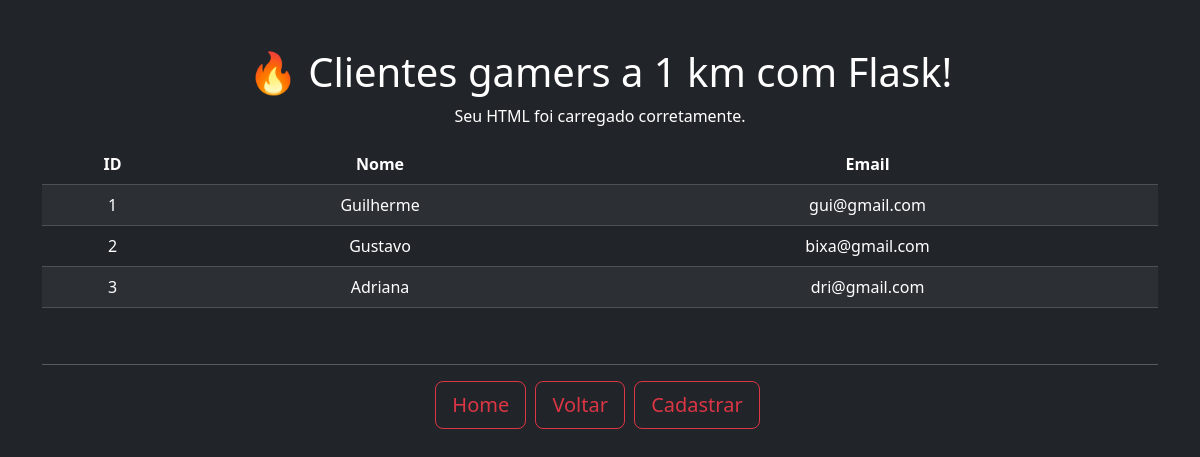
Screenshot of /cliente/lista with the database file from the repository.
### model.py (models this page shows)
class Cliente(db.Model):
    __tablename__ = "clientes"
    id_cliente = db.Column(db.Integer(), primary_key=True, autoincrement=True)
    cpf = db.Column(db.String(11), unique=True, nullable=False)
    nome = db.Column(db.String(100), nullable=False)
    email = db.Column(db.String(120), nullable=False)
    vendas = db.relationship("Venda", backref="cliente")

### routes/cliente_routes.py (the view)
@clientesite.route("/lista")
def listar_clientes():
    clientes = Cliente.query.all()
    return render_template('cliente/listcliente.html', clientes=clientes)

### templates/cliente/listcliente.html (shortened to what this page needs)
<!DOCTYPE html>
<html lang="pt-br">
<head>
    <link href="https://cdn.jsdelivr.net/npm/bootstrap@5.3.8/dist/css/bootstrap.min.css" rel="stylesheet">
    <link rel="stylesheet" href="{{ url_for('static', filename='style.css') }}">
</head>
<body class="bg-dark text-white text-center">
    <div class="container mt-5">
        <h1>🔥 Clientes gamers a 1 km com Flask!</h1>
        <p>Seu HTML foi carregado corretamente.</p>
        <table class="table table-dark table-striped">
            <thead>
                <tr>
                    <th>ID</th>
                    <th>Nome</th>
                    <th>Email</th>
                </tr>
            </thead>
            <tbody>
                {% for cliente in clientes %}
                <tr>
                    <td>{{ cliente.id_cliente }}</td>
                    <td>{{ cliente.nome }}</td>
                    <td>{{ cliente.email }}</td>
                </tr>
                {% endfor %}
            </tbody>
        </table>
        <br><hr>
        <button class="btn btn-outline-danger btn-lg" onclick="window.location.href='/'">
            Home
        </button>
        <button class="btn btn-outline-danger btn-lg" onclick="window.location.href='/cliente'">
            Voltar
        </button>
        <button class="btn btn-outline-danger btn-lg" onclick="window.location.href='/cliente/cadastro'">
            Cadastrar
        </button>
    </div>
</body>
</html>

### static/style.css (style rules this page uses)
.btn-outline-danger { margin-right: 5px; }

### rows the page displays
Cliente: id_cliente "1", nome "Guilherme", email "gui@gmail.com"
Cliente: id_cliente "2", nome "Gustavo", email "bixa@gmail.com"
Cliente: id_cliente "3", nome "Adriana", email "dri@gmail.com"
